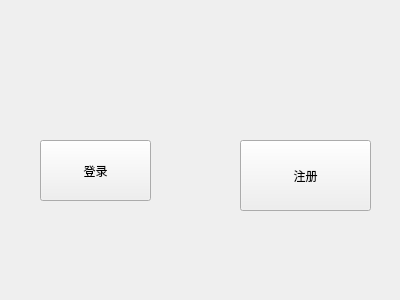
<?xml version="1.0" encoding="UTF-8"?>
<ui version="4.0">
 <class>MyWidget</class>
 <widget class="QWidget" name="MyWidget">
  <property name="geometry">
   <rect>
    <x>0</x>
    <y>0</y>
    <width>400</width>
    <height>300</height>
   </rect>
  </property>
  <property name="windowTitle">
   <string>MyWidget</string>
  </property>
  <widget class="QPushButton" name="loginBtn">
   <property name="geometry">
    <rect>
     <x>40</x>
     <y>140</y>
     <width>111</width>
     <height>61</height>
    </rect>
   </property>
   <property name="text">
    <string>登录</string>
   </property>
  </widget>
  <widget class="QPushButton" name="registerBtn">
   <property name="geometry">
    <rect>
     <x>240</x>
     <y>140</y>
     <width>131</width>
     <height>71</height>
    </rect>
   </property>
   <property name="text">
    <string>注册</string>
   </property>
  </widget>
 </widget>
 <layoutdefault spacing="6" margin="11"/>
 <resources/>
 <connections/>
</ui>
